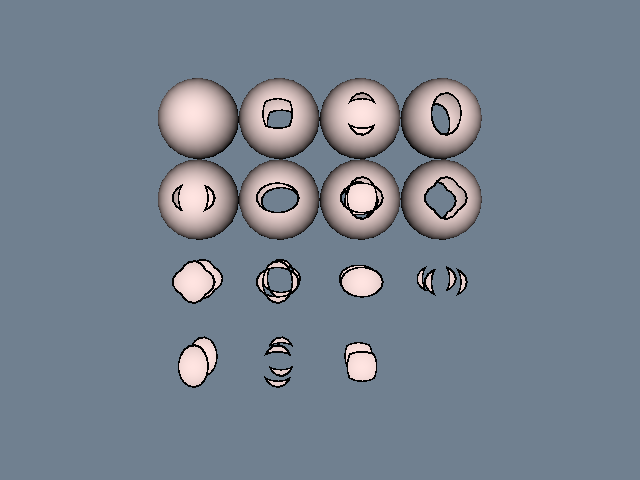

The script that drew this image:
#!/usr/bin/env python

# Clip geometry using boolean textures and two implicit quadric functions.

# Factory overrides: importing these modules registers the OpenGL rendering
# and interaction style implementations for vtkRenderingCore factory classes.
import vtkmodules.vtkInteractionStyle  # noqa: F401
import vtkmodules.vtkRenderingOpenGL2  # noqa: F401

# VTK pipeline classes used in this example
from vtkmodules.vtkCommonDataModel import vtkQuadric
from vtkmodules.vtkFiltersSources import vtkSphereSource
from vtkmodules.vtkFiltersTexture import vtkImplicitTextureCoords
from vtkmodules.vtkImagingHybrid import vtkBooleanTexture
from vtkmodules.vtkRenderingCore import (
    vtkActor,
    vtkDataSetMapper,
    vtkRenderWindow,
    vtkRenderWindowInteractor,
    vtkRenderer,
    vtkTexture,
)

# Colors (normalized RGB)
slate_gray_rgb = (0.439, 0.502, 0.565)
misty_rose_rgb = (1.0, 0.894, 0.882)

# Boolean texture region definitions
SOLID = [255, 255]
CLEAR = [255, 0]
EDGE = [0, 255]

# Quadrics: define two elliptical cylinders as the R and S implicit functions
quadric1 = vtkQuadric()
quadric1.SetCoefficients(1, 2, 0, 0, 0, 0, 0, 0, 0, -0.07)

quadric2 = vtkQuadric()
quadric2.SetCoefficients(2, 1, 0, 0, 0, 0, 0, 0, 0, -0.07)

# Source: a single sphere shared by all 16 actors
sphere = vtkSphereSource()
sphere.SetPhiResolution(21)
sphere.SetThetaResolution(21)

# ImplicitTextureCoords: generate 2D texture coordinates from the two quadrics
tcoords = vtkImplicitTextureCoords()
tcoords.SetInputConnection(sphere.GetOutputPort())
tcoords.SetRFunction(quadric1)
tcoords.SetSFunction(quadric2)

# Mapper: shared by all 16 actors
mapper = vtkDataSetMapper()
mapper.SetInputConnection(tcoords.GetOutputPort())

# --- Case 0 ---
bool_tex_0 = vtkBooleanTexture()
bool_tex_0.SetXSize(64)
bool_tex_0.SetYSize(64)
bool_tex_0.SetThickness(0)
bool_tex_0.SetInIn(SOLID)
bool_tex_0.SetOutIn(SOLID)
bool_tex_0.SetInOut(SOLID)
bool_tex_0.SetOutOut(SOLID)
bool_tex_0.SetOnOn(SOLID)
bool_tex_0.SetOnIn(SOLID)
bool_tex_0.SetOnOut(SOLID)
bool_tex_0.SetInOn(SOLID)
bool_tex_0.SetOutOn(SOLID)
texture_0 = vtkTexture()
texture_0.SetInputConnection(bool_tex_0.GetOutputPort())
texture_0.InterpolateOff()
texture_0.RepeatOff()
actor_0 = vtkActor()
actor_0.SetMapper(mapper)
actor_0.SetTexture(texture_0)
actor_0.SetPosition(-4, 4, 0)
actor_0.SetScale(2.0, 2.0, 2.0)
actor_0.GetProperty().SetColor(misty_rose_rgb)

# --- Case 1 ---
bool_tex_1 = vtkBooleanTexture()
bool_tex_1.SetXSize(64)
bool_tex_1.SetYSize(64)
bool_tex_1.SetThickness(0)
bool_tex_1.SetInIn(CLEAR)
bool_tex_1.SetOutIn(SOLID)
bool_tex_1.SetInOut(SOLID)
bool_tex_1.SetOutOut(SOLID)
bool_tex_1.SetOnOn(EDGE)
bool_tex_1.SetOnIn(EDGE)
bool_tex_1.SetOnOut(SOLID)
bool_tex_1.SetInOn(EDGE)
bool_tex_1.SetOutOn(SOLID)
texture_1 = vtkTexture()
texture_1.SetInputConnection(bool_tex_1.GetOutputPort())
texture_1.InterpolateOff()
texture_1.RepeatOff()
actor_1 = vtkActor()
actor_1.SetMapper(mapper)
actor_1.SetTexture(texture_1)
actor_1.SetPosition(-2, 4, 0)
actor_1.SetScale(2.0, 2.0, 2.0)
actor_1.GetProperty().SetColor(misty_rose_rgb)

# --- Case 2 ---
bool_tex_2 = vtkBooleanTexture()
bool_tex_2.SetXSize(64)
bool_tex_2.SetYSize(64)
bool_tex_2.SetThickness(0)
bool_tex_2.SetInIn(SOLID)
bool_tex_2.SetOutIn(CLEAR)
bool_tex_2.SetInOut(SOLID)
bool_tex_2.SetOutOut(SOLID)
bool_tex_2.SetOnOn(EDGE)
bool_tex_2.SetOnIn(EDGE)
bool_tex_2.SetOnOut(SOLID)
bool_tex_2.SetInOn(SOLID)
bool_tex_2.SetOutOn(EDGE)
texture_2 = vtkTexture()
texture_2.SetInputConnection(bool_tex_2.GetOutputPort())
texture_2.InterpolateOff()
texture_2.RepeatOff()
actor_2 = vtkActor()
actor_2.SetMapper(mapper)
actor_2.SetTexture(texture_2)
actor_2.SetPosition(0, 4, 0)
actor_2.SetScale(2.0, 2.0, 2.0)
actor_2.GetProperty().SetColor(misty_rose_rgb)

# --- Case 3 ---
bool_tex_3 = vtkBooleanTexture()
bool_tex_3.SetXSize(64)
bool_tex_3.SetYSize(64)
bool_tex_3.SetThickness(0)
bool_tex_3.SetInIn(CLEAR)
bool_tex_3.SetOutIn(CLEAR)
bool_tex_3.SetInOut(SOLID)
bool_tex_3.SetOutOut(SOLID)
bool_tex_3.SetOnOn(EDGE)
bool_tex_3.SetOnIn(CLEAR)
bool_tex_3.SetOnOut(SOLID)
bool_tex_3.SetInOn(EDGE)
bool_tex_3.SetOutOn(EDGE)
texture_3 = vtkTexture()
texture_3.SetInputConnection(bool_tex_3.GetOutputPort())
texture_3.InterpolateOff()
texture_3.RepeatOff()
actor_3 = vtkActor()
actor_3.SetMapper(mapper)
actor_3.SetTexture(texture_3)
actor_3.SetPosition(2, 4, 0)
actor_3.SetScale(2.0, 2.0, 2.0)
actor_3.GetProperty().SetColor(misty_rose_rgb)

# --- Case 4 ---
bool_tex_4 = vtkBooleanTexture()
bool_tex_4.SetXSize(64)
bool_tex_4.SetYSize(64)
bool_tex_4.SetThickness(0)
bool_tex_4.SetInIn(SOLID)
bool_tex_4.SetOutIn(SOLID)
bool_tex_4.SetInOut(CLEAR)
bool_tex_4.SetOutOut(SOLID)
bool_tex_4.SetOnOn(EDGE)
bool_tex_4.SetOnIn(SOLID)
bool_tex_4.SetOnOut(EDGE)
bool_tex_4.SetInOn(EDGE)
bool_tex_4.SetOutOn(SOLID)
texture_4 = vtkTexture()
texture_4.SetInputConnection(bool_tex_4.GetOutputPort())
texture_4.InterpolateOff()
texture_4.RepeatOff()
actor_4 = vtkActor()
actor_4.SetMapper(mapper)
actor_4.SetTexture(texture_4)
actor_4.SetPosition(-4, 2, 0)
actor_4.SetScale(2.0, 2.0, 2.0)
actor_4.GetProperty().SetColor(misty_rose_rgb)

# --- Case 5 ---
bool_tex_5 = vtkBooleanTexture()
bool_tex_5.SetXSize(64)
bool_tex_5.SetYSize(64)
bool_tex_5.SetThickness(0)
bool_tex_5.SetInIn(CLEAR)
bool_tex_5.SetOutIn(SOLID)
bool_tex_5.SetInOut(CLEAR)
bool_tex_5.SetOutOut(SOLID)
bool_tex_5.SetOnOn(EDGE)
bool_tex_5.SetOnIn(EDGE)
bool_tex_5.SetOnOut(EDGE)
bool_tex_5.SetInOn(CLEAR)
bool_tex_5.SetOutOn(SOLID)
texture_5 = vtkTexture()
texture_5.SetInputConnection(bool_tex_5.GetOutputPort())
texture_5.InterpolateOff()
texture_5.RepeatOff()
actor_5 = vtkActor()
actor_5.SetMapper(mapper)
actor_5.SetTexture(texture_5)
actor_5.SetPosition(-2, 2, 0)
actor_5.SetScale(2.0, 2.0, 2.0)
actor_5.GetProperty().SetColor(misty_rose_rgb)

# --- Case 6 ---
bool_tex_6 = vtkBooleanTexture()
bool_tex_6.SetXSize(64)
bool_tex_6.SetYSize(64)
bool_tex_6.SetThickness(0)
bool_tex_6.SetInIn(SOLID)
bool_tex_6.SetOutIn(CLEAR)
bool_tex_6.SetInOut(CLEAR)
bool_tex_6.SetOutOut(SOLID)
bool_tex_6.SetOnOn(EDGE)
bool_tex_6.SetOnIn(EDGE)
bool_tex_6.SetOnOut(EDGE)
bool_tex_6.SetInOn(EDGE)
bool_tex_6.SetOutOn(EDGE)
texture_6 = vtkTexture()
texture_6.SetInputConnection(bool_tex_6.GetOutputPort())
texture_6.InterpolateOff()
texture_6.RepeatOff()
actor_6 = vtkActor()
actor_6.SetMapper(mapper)
actor_6.SetTexture(texture_6)
actor_6.SetPosition(0, 2, 0)
actor_6.SetScale(2.0, 2.0, 2.0)
actor_6.GetProperty().SetColor(misty_rose_rgb)

# --- Case 7 ---
bool_tex_7 = vtkBooleanTexture()
bool_tex_7.SetXSize(64)
bool_tex_7.SetYSize(64)
bool_tex_7.SetThickness(0)
bool_tex_7.SetInIn(CLEAR)
bool_tex_7.SetOutIn(CLEAR)
bool_tex_7.SetInOut(CLEAR)
bool_tex_7.SetOutOut(SOLID)
bool_tex_7.SetOnOn(EDGE)
bool_tex_7.SetOnIn(CLEAR)
bool_tex_7.SetOnOut(EDGE)
bool_tex_7.SetInOn(CLEAR)
bool_tex_7.SetOutOn(EDGE)
texture_7 = vtkTexture()
texture_7.SetInputConnection(bool_tex_7.GetOutputPort())
texture_7.InterpolateOff()
texture_7.RepeatOff()
actor_7 = vtkActor()
actor_7.SetMapper(mapper)
actor_7.SetTexture(texture_7)
actor_7.SetPosition(2, 2, 0)
actor_7.SetScale(2.0, 2.0, 2.0)
actor_7.GetProperty().SetColor(misty_rose_rgb)

# --- Case 8 ---
bool_tex_8 = vtkBooleanTexture()
bool_tex_8.SetXSize(64)
bool_tex_8.SetYSize(64)
bool_tex_8.SetThickness(0)
bool_tex_8.SetInIn(SOLID)
bool_tex_8.SetOutIn(SOLID)
bool_tex_8.SetInOut(SOLID)
bool_tex_8.SetOutOut(CLEAR)
bool_tex_8.SetOnOn(EDGE)
bool_tex_8.SetOnIn(SOLID)
bool_tex_8.SetOnOut(EDGE)
bool_tex_8.SetInOn(SOLID)
bool_tex_8.SetOutOn(EDGE)
texture_8 = vtkTexture()
texture_8.SetInputConnection(bool_tex_8.GetOutputPort())
texture_8.InterpolateOff()
texture_8.RepeatOff()
actor_8 = vtkActor()
actor_8.SetMapper(mapper)
actor_8.SetTexture(texture_8)
actor_8.SetPosition(-4, 0, 0)
actor_8.SetScale(2.0, 2.0, 2.0)
actor_8.GetProperty().SetColor(misty_rose_rgb)

# --- Case 9 ---
bool_tex_9 = vtkBooleanTexture()
bool_tex_9.SetXSize(64)
bool_tex_9.SetYSize(64)
bool_tex_9.SetThickness(0)
bool_tex_9.SetInIn(CLEAR)
bool_tex_9.SetOutIn(SOLID)
bool_tex_9.SetInOut(SOLID)
bool_tex_9.SetOutOut(CLEAR)
bool_tex_9.SetOnOn(EDGE)
bool_tex_9.SetOnIn(EDGE)
bool_tex_9.SetOnOut(EDGE)
bool_tex_9.SetInOn(EDGE)
bool_tex_9.SetOutOn(EDGE)
texture_9 = vtkTexture()
texture_9.SetInputConnection(bool_tex_9.GetOutputPort())
texture_9.InterpolateOff()
texture_9.RepeatOff()
actor_9 = vtkActor()
actor_9.SetMapper(mapper)
actor_9.SetTexture(texture_9)
actor_9.SetPosition(-2, 0, 0)
actor_9.SetScale(2.0, 2.0, 2.0)
actor_9.GetProperty().SetColor(misty_rose_rgb)

# --- Case 10 ---
bool_tex_10 = vtkBooleanTexture()
bool_tex_10.SetXSize(64)
bool_tex_10.SetYSize(64)
bool_tex_10.SetThickness(0)
bool_tex_10.SetInIn(SOLID)
bool_tex_10.SetOutIn(CLEAR)
bool_tex_10.SetInOut(SOLID)
bool_tex_10.SetOutOut(CLEAR)
bool_tex_10.SetOnOn(EDGE)
bool_tex_10.SetOnIn(EDGE)
bool_tex_10.SetOnOut(EDGE)
bool_tex_10.SetInOn(SOLID)
bool_tex_10.SetOutOn(CLEAR)
texture_10 = vtkTexture()
texture_10.SetInputConnection(bool_tex_10.GetOutputPort())
texture_10.InterpolateOff()
texture_10.RepeatOff()
actor_10 = vtkActor()
actor_10.SetMapper(mapper)
actor_10.SetTexture(texture_10)
actor_10.SetPosition(0, 0, 0)
actor_10.SetScale(2.0, 2.0, 2.0)
actor_10.GetProperty().SetColor(misty_rose_rgb)

# --- Case 11 ---
bool_tex_11 = vtkBooleanTexture()
bool_tex_11.SetXSize(64)
bool_tex_11.SetYSize(64)
bool_tex_11.SetThickness(0)
bool_tex_11.SetInIn(CLEAR)
bool_tex_11.SetOutIn(CLEAR)
bool_tex_11.SetInOut(SOLID)
bool_tex_11.SetOutOut(CLEAR)
bool_tex_11.SetOnOn(EDGE)
bool_tex_11.SetOnIn(CLEAR)
bool_tex_11.SetOnOut(EDGE)
bool_tex_11.SetInOn(EDGE)
bool_tex_11.SetOutOn(CLEAR)
texture_11 = vtkTexture()
texture_11.SetInputConnection(bool_tex_11.GetOutputPort())
texture_11.InterpolateOff()
texture_11.RepeatOff()
actor_11 = vtkActor()
actor_11.SetMapper(mapper)
actor_11.SetTexture(texture_11)
actor_11.SetPosition(2, 0, 0)
actor_11.SetScale(2.0, 2.0, 2.0)
actor_11.GetProperty().SetColor(misty_rose_rgb)

# --- Case 12 ---
bool_tex_12 = vtkBooleanTexture()
bool_tex_12.SetXSize(64)
bool_tex_12.SetYSize(64)
bool_tex_12.SetThickness(0)
bool_tex_12.SetInIn(SOLID)
bool_tex_12.SetOutIn(SOLID)
bool_tex_12.SetInOut(CLEAR)
bool_tex_12.SetOutOut(CLEAR)
bool_tex_12.SetOnOn(EDGE)
bool_tex_12.SetOnIn(SOLID)
bool_tex_12.SetOnOut(CLEAR)
bool_tex_12.SetInOn(EDGE)
bool_tex_12.SetOutOn(EDGE)
texture_12 = vtkTexture()
texture_12.SetInputConnection(bool_tex_12.GetOutputPort())
texture_12.InterpolateOff()
texture_12.RepeatOff()
actor_12 = vtkActor()
actor_12.SetMapper(mapper)
actor_12.SetTexture(texture_12)
actor_12.SetPosition(-4, -2, 0)
actor_12.SetScale(2.0, 2.0, 2.0)
actor_12.GetProperty().SetColor(misty_rose_rgb)

# --- Case 13 ---
bool_tex_13 = vtkBooleanTexture()
bool_tex_13.SetXSize(64)
bool_tex_13.SetYSize(64)
bool_tex_13.SetThickness(0)
bool_tex_13.SetInIn(CLEAR)
bool_tex_13.SetOutIn(SOLID)
bool_tex_13.SetInOut(CLEAR)
bool_tex_13.SetOutOut(CLEAR)
bool_tex_13.SetOnOn(EDGE)
bool_tex_13.SetOnIn(EDGE)
bool_tex_13.SetOnOut(CLEAR)
bool_tex_13.SetInOn(CLEAR)
bool_tex_13.SetOutOn(EDGE)
texture_13 = vtkTexture()
texture_13.SetInputConnection(bool_tex_13.GetOutputPort())
texture_13.InterpolateOff()
texture_13.RepeatOff()
actor_13 = vtkActor()
actor_13.SetMapper(mapper)
actor_13.SetTexture(texture_13)
actor_13.SetPosition(-2, -2, 0)
actor_13.SetScale(2.0, 2.0, 2.0)
actor_13.GetProperty().SetColor(misty_rose_rgb)

# --- Case 14 ---
bool_tex_14 = vtkBooleanTexture()
bool_tex_14.SetXSize(64)
bool_tex_14.SetYSize(64)
bool_tex_14.SetThickness(0)
bool_tex_14.SetInIn(SOLID)
bool_tex_14.SetOutIn(CLEAR)
bool_tex_14.SetInOut(CLEAR)
bool_tex_14.SetOutOut(CLEAR)
bool_tex_14.SetOnOn(EDGE)
bool_tex_14.SetOnIn(EDGE)
bool_tex_14.SetOnOut(CLEAR)
bool_tex_14.SetInOn(EDGE)
bool_tex_14.SetOutOn(CLEAR)
texture_14 = vtkTexture()
texture_14.SetInputConnection(bool_tex_14.GetOutputPort())
texture_14.InterpolateOff()
texture_14.RepeatOff()
actor_14 = vtkActor()
actor_14.SetMapper(mapper)
actor_14.SetTexture(texture_14)
actor_14.SetPosition(0, -2, 0)
actor_14.SetScale(2.0, 2.0, 2.0)
actor_14.GetProperty().SetColor(misty_rose_rgb)

# --- Case 15 ---
bool_tex_15 = vtkBooleanTexture()
bool_tex_15.SetXSize(64)
bool_tex_15.SetYSize(64)
bool_tex_15.SetThickness(0)
bool_tex_15.SetInIn(CLEAR)
bool_tex_15.SetOutIn(CLEAR)
bool_tex_15.SetInOut(CLEAR)
bool_tex_15.SetOutOut(CLEAR)
bool_tex_15.SetOnOn(CLEAR)
bool_tex_15.SetOnIn(CLEAR)
bool_tex_15.SetOnOut(CLEAR)
bool_tex_15.SetInOn(CLEAR)
bool_tex_15.SetOutOn(CLEAR)
texture_15 = vtkTexture()
texture_15.SetInputConnection(bool_tex_15.GetOutputPort())
texture_15.InterpolateOff()
texture_15.RepeatOff()
actor_15 = vtkActor()
actor_15.SetMapper(mapper)
actor_15.SetTexture(texture_15)
actor_15.SetPosition(2, -2, 0)
actor_15.SetScale(2.0, 2.0, 2.0)
actor_15.GetProperty().SetColor(misty_rose_rgb)

# Renderer: assemble the scene
renderer = vtkRenderer()
renderer.AddActor(actor_0)
renderer.AddActor(actor_1)
renderer.AddActor(actor_2)
renderer.AddActor(actor_3)
renderer.AddActor(actor_4)
renderer.AddActor(actor_5)
renderer.AddActor(actor_6)
renderer.AddActor(actor_7)
renderer.AddActor(actor_8)
renderer.AddActor(actor_9)
renderer.AddActor(actor_10)
renderer.AddActor(actor_11)
renderer.AddActor(actor_12)
renderer.AddActor(actor_13)
renderer.AddActor(actor_14)
renderer.AddActor(actor_15)
renderer.SetBackground(slate_gray_rgb)

# Window: display the rendered scene
render_window = vtkRenderWindow()
render_window.AddRenderer(renderer)
render_window.SetWindowName("texture cut quadric")
render_window.SetMultiSamples(0)
render_window.SetSize(640, 480)

# Interactor: handle mouse and keyboard events
render_window_interactor = vtkRenderWindowInteractor()
render_window_interactor.SetRenderWindow(render_window)

# Launch the interactive visualization
render_window_interactor.Initialize()
render_window_interactor.Start()
